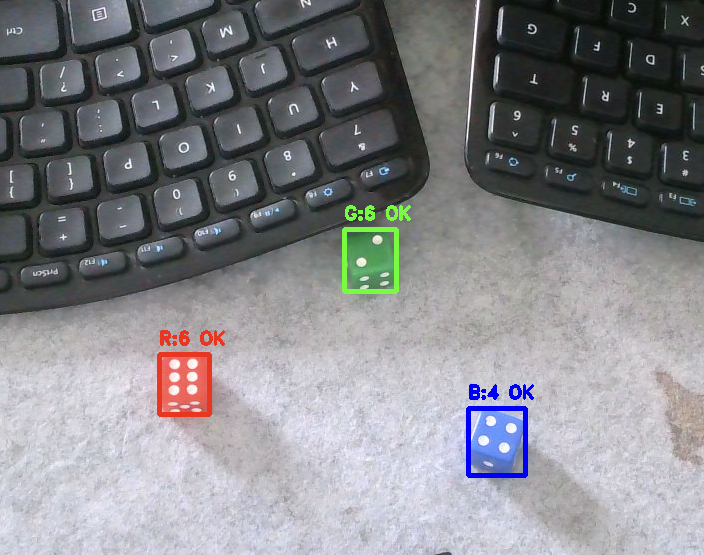
#> input picture sample image.png, 704 x 555 px, given in place of the camera
$ python detector.py
#> lines starting #> are read from the running program, lines starting #| are printed output that depends on the picture; after the words box and inside, x2 and y2 are one past the last pixel; in counts of white or black regions, pixels touching at a corner belong together
#> in main, frame is the input picture: shape (555, 704, 3); mean B, G, R 136.5, 132.6, 132
import cv2
import numpy as np
import argparse
from collections import deque
from dice_logic import calculate_index, calculate_final

# ==============================
# 1. Core Architecture
# ==============================

# ==============================
# 2. Real-Time Settings (Trackbars)
# ==============================
def nothing(x): pass

def setup_settings_window():
    cv2.namedWindow("Settings", cv2.WINDOW_NORMAL)
    cv2.resizeWindow("Settings", 450, 650)

    # Saturation is key to ignoring the grey speaker/table
    cv2.createTrackbar("Sat Min", "Settings", 130, 255, nothing)
    cv2.createTrackbar("Val Min", "Settings", 60, 255, nothing)

    # Hues - Tighter ranges to prevent color bleeding
    cv2.createTrackbar("Red Range", "Settings", 10, 20, nothing)   # ± from 0/180
    cv2.createTrackbar("Green Hue", "Settings", 75, 180, nothing)  # Leafy green center
    cv2.createTrackbar("Blue Hue", "Settings", 110, 180, nothing)  # Blue center

    # Pip/Detection Settings
    cv2.createTrackbar("Pip Circ", "Settings", 65, 100, nothing)
    cv2.createTrackbar("Face Focus", "Settings", 75, 100, nothing)
    cv2.createTrackbar("Area Min", "Settings", 1000, 5000, nothing)
    cv2.createTrackbar("WB Multi x10", "Settings", 11, 30, nothing)

    # Logic Settings
    cv2.createTrackbar("Top Number", "Settings", 35, 100, nothing)

def get_settings():
    return {
        "sat_min": cv2.getTrackbarPos("Sat Min", "Settings"),
        "val_min": cv2.getTrackbarPos("Val Min", "Settings"),
        "red_range": cv2.getTrackbarPos("Red Range", "Settings"),
        "green_h": cv2.getTrackbarPos("Green Hue", "Settings"),
        "blue_h": cv2.getTrackbarPos("Blue Hue", "Settings"),
        "circularity": cv2.getTrackbarPos("Pip Circ", "Settings") / 100.0,
        "face_focus": cv2.getTrackbarPos("Face Focus", "Settings") / 100.0,
        "area_min": cv2.getTrackbarPos("Area Min", "Settings"),
        "wb_multi": cv2.getTrackbarPos("WB Multi x10", "Settings") / 10.0,
        "top_number": cv2.getTrackbarPos("Top Number", "Settings")
    }

# ==============================
# 3. The Processing Pipeline
# ==============================

def apply_white_balance(frame, multiplier):
#> called with multiplier = 1.1
    lab = cv2.cvtColor(frame, cv2.COLOR_BGR2LAB).astype(np.float32)
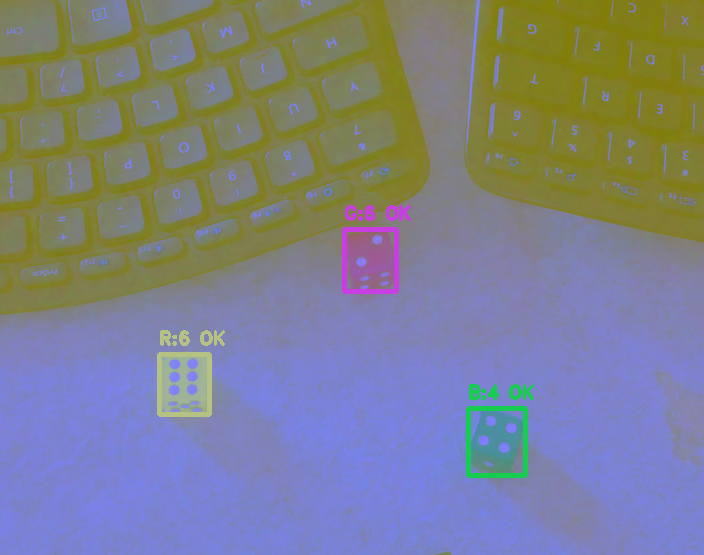
#> lab: shape (555, 704, 3) float32; mean B, G, R 138.7, 128.5, 126.1
    avg_a, avg_b = np.average(lab[:, :, 1]), np.average(lab[:, :, 2])
#> avg_a = 128.8; avg_b = 126.2
    l_mask = lab[:, :, 0] / 255.0
    lab[:, :, 1] -= (avg_a - 128) * l_mask * multiplier
    lab[:, :, 2] -= (avg_b - 128) * l_mask * multiplier
    return cv2.cvtColor(np.clip(lab, 0, 255).astype(np.uint8), cv2.COLOR_LAB2BGR)

# 3.A. Color Masking
def build_mask(hsv, color_name, s):
    sat_min = s["sat_min"]
    val_min = s["val_min"]

    if color_name == "Red":
        # Red spans both ends of HSV
        r_range = s["red_range"]
        mask1 = cv2.inRange(hsv, np.array([0, sat_min, val_min]), np.array([r_range, 255, 255]))
        mask2 = cv2.inRange(hsv, np.array([180 - r_range, sat_min, val_min]), np.array([180, 255, 255]))
        mask = cv2.bitwise_or(mask1, mask2)
    elif color_name == "Green":
        h = s["green_h"]
        mask = cv2.inRange(hsv, np.array([max(0, h-15), sat_min, val_min]), np.array([min(180, h+15), 255, 255]))
    else: # Blue
        h = s["blue_h"]
        mask = cv2.inRange(hsv, np.array([max(0, h-15), sat_min, val_min]), np.array([min(180, h+15), 255, 255]))

    # Cleaner morphology to avoid merging noise into "blobs"
    kernel = cv2.getStructuringElement(cv2.MORPH_ELLIPSE, (5, 5))
    mask = cv2.morphologyEx(mask, cv2.MORPH_CLOSE, kernel, iterations=1)
    mask = cv2.morphologyEx(mask, cv2.MORPH_OPEN, kernel, iterations=1)
    return mask

# 3.C. Pip Counting
def count_pips(roi_gray, min_circ, face_focus, debug=False):
    if roi_gray is None or roi_gray.size < 100: return 0, None
    blur = cv2.GaussianBlur(roi_gray, (5, 5), 0)
    _, thresh = cv2.threshold(blur, 0, 255, cv2.THRESH_BINARY + cv2.THRESH_OTSU)
    if np.count_nonzero(thresh) / thresh.size > 0.5: thresh = cv2.bitwise_not(thresh)

    contours, _ = cv2.findContours(thresh, cv2.RETR_EXTERNAL, cv2.CHAIN_APPROX_SIMPLE)
    pip_count = 0
    h, w = roi_gray.shape
    center_x, center_y = w // 2, h // 2
    max_dist = min(w, h) * 0.5 * face_focus

    debug_img = cv2.cvtColor(roi_gray, cv2.COLOR_GRAY2BGR) if debug else None

    for cnt in contours:
        area = cv2.contourArea(cnt)
        if (w*h*0.005) < area < (w*h*0.1):
            M = cv2.moments(cnt)
            if M["m00"] == 0: continue
            cx, cy = int(M["m10"] / M["m00"]), int(M["m01"] / M["m00"])
            if np.sqrt((cx-center_x)**2 + (cy-center_y)**2) < max_dist:
                peri = cv2.arcLength(cnt, True)
                if peri > 0 and (4 * np.pi * (area / (peri * peri))) > min_circ:
                    pip_count += 1
                    if debug: cv2.drawContours(debug_img, [cnt], -1, (0, 255, 255), 1)

    return min(pip_count, 6), debug_img

# 3.D. Stability Tracking
class StabilityTracker:
    def __init__(self, required=10):
        self.required = required
        self.history = {}
    def update(self, name, val):
        if name not in self.history: self.history[name] = deque(maxlen=self.required)
        self.history[name].append(val)
        if len(self.history[name]) == self.required and len(set(self.history[name])) == 1:
            return self.history[name][0]
        return None
    def clear(self, name): self.history.pop(name, None)

def main(camera_id=0):
    cap = cv2.VideoCapture(camera_id)
    if not cap.isOpened():
        print(f"Error: Could not open camera {camera_id}")
        return

    setup_settings_window()
    tracker = StabilityTracker(required=10)
    confirmed = {}
    debug_mode = False

    while True:
        ret, frame = cap.read()
        if not ret: break

        s = get_settings()
        corrected = apply_white_balance(frame, s["wb_multi"])
        hsv = cv2.cvtColor(corrected, cv2.COLOR_BGR2HSV)
#> hsv: shape (555, 704, 3); mean H, S, V 87.2, 26.9, 140
        gray = cv2.cvtColor(corrected, cv2.COLOR_BGR2GRAY)

        current_frame_results = {}

        if debug_mode:
            m_r = cv2.cvtColor(build_mask(hsv, "Red", s), cv2.COLOR_GRAY2BGR)
            m_g = cv2.cvtColor(build_mask(hsv, "Green", s), cv2.COLOR_GRAY2BGR)
            m_b = cv2.cvtColor(build_mask(hsv, "Blue", s), cv2.COLOR_GRAY2BGR)
            cv2.imshow("MASK DEBUG (R-G-B)", np.vstack([m_r, m_g, m_b]))

        for color in ["Red", "Green", "Blue"]:
            mask = build_mask(hsv, color, s)

            # 3.B. Dice Localization
            contours, _ = cv2.findContours(mask, cv2.RETR_EXTERNAL, cv2.CHAIN_APPROX_SIMPLE)

            best_die = None
            max_area = 0
            for cnt in contours:
                area = cv2.contourArea(cnt)
                if s["area_min"] < area < 15000:
                    x, y, w, h = cv2.boundingRect(cnt)
                    if 0.7 < (w/h) < 1.4: # Stricter squareness
                        if area > max_area:
                            max_area = area
                            best_die = (x, y, w, h)

            if best_die:
                x, y, w, h = best_die
                y1, y2 = max(0, y-5), min(frame.shape[0], y+h+5)
                x1, x2 = max(0, x-5), min(frame.shape[1], x+w+5)
                roi = gray[y1:y2, x1:x2]

                pips, dbg_img = count_pips(roi, s["circularity"], s["face_focus"], debug_mode)

                if pips > 0:
                    stable = tracker.update(color, pips)
                    if stable: confirmed[color] = stable
                    current_frame_results[color] = {"val": confirmed.get(color, pips), "box": best_die}

                    if debug_mode and dbg_img is not None:
                        dh, dw = dbg_img.shape[:2]
                        dy, dx = y1, x1
                        dh, dw = min(dh, frame.shape[0]-dy), min(dw, frame.shape[1]-dx)
                        frame[dy:dy+dh, dx:dx+dw] = dbg_img[:dh, :dw]
                else: tracker.clear(color)
            else:
                tracker.clear(color)
                confirmed.pop(color, None)
#> this loop made 3 passes
#> pips on passes 1, 3: 6, 0
#> pass 1, in build_mask, `mask1 = cv2.inRange(hsv, np.array([0, sat_min, val_min]), np.array([r_..`:
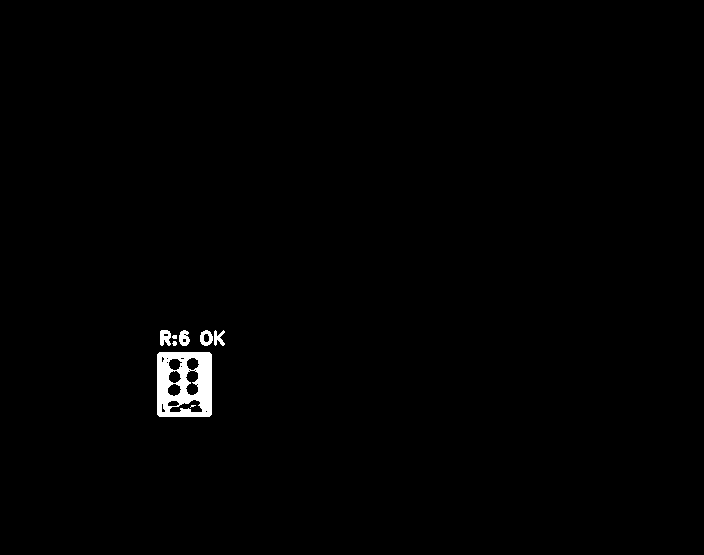
#> mask1: shape (555, 704); 0.82% white; 8 white regions (3 under 20 px), largest, box (x1, y1, x2, y2) and area: (157, 352, 212, 417) 2648, (160, 330, 171, 346) 138, (200, 330, 213, 346) 128, (179, 330, 190, 346) 124, (214, 330, 225, 346) 104
#> pass 1, in build_mask, `mask2 = cv2.inRange(hsv, np.array([180 - r_range, sat_min, val_min]), ..`:
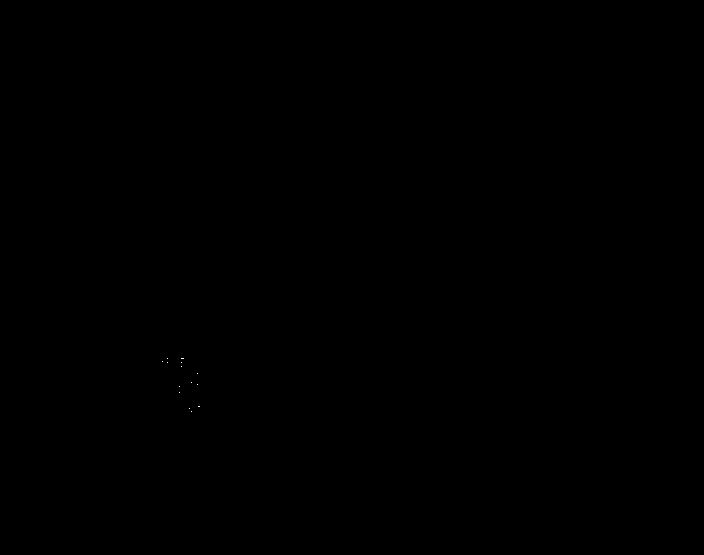
#> mask2: shape (555, 704); 0% white in thin lines or dots, all inside (x1, y1, x2, y2) = (162, 358, 200, 412)
#> after the loop:
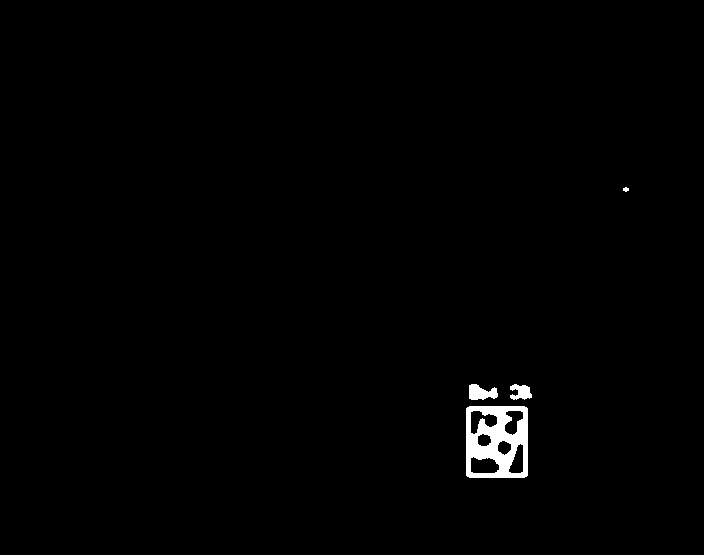
#> mask: shape (555, 704); 0.91% white; 4 white regions, box (x1, y1, x2, y2) and area: (466, 406, 528, 478) 2974, (469, 384, 498, 400) 324, (510, 384, 532, 400) 239, (623, 187, 629, 192) 22
#> after the loop:
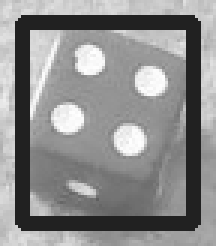
#> roi: shape (82, 72) (shown 3 times larger); min 33, max 255, mean 140.2
#> after the loop, confirmed = 0 items; current_frame_results = 1 item

        # UI Rendering
        bgr_map = {"Red": (0,0,255), "Green": (0,255,0), "Blue": (255,0,0)}
        for color, bgr in bgr_map.items():
            if color in current_frame_results:
                res = current_frame_results[color]
                x, y, w, h = res["box"]
                thick = 3 if color in confirmed else 1
                cv2.rectangle(frame, (x, y), (x+w, y+h), bgr, thick)
                label = f"{color[0]}:{res['val']}" + (" OK" if color in confirmed else "...")
                cv2.putText(frame, label, (x, y-10), 2, 0.6, bgr, 2)
#> this loop made 3 passes
#> (res, x, y, w, h, thick, label) on pass 1: ({'val': 6, 'box': (157, 352, 55, 65)}, 157, 352, 55, 65, 1, 'R:6...')
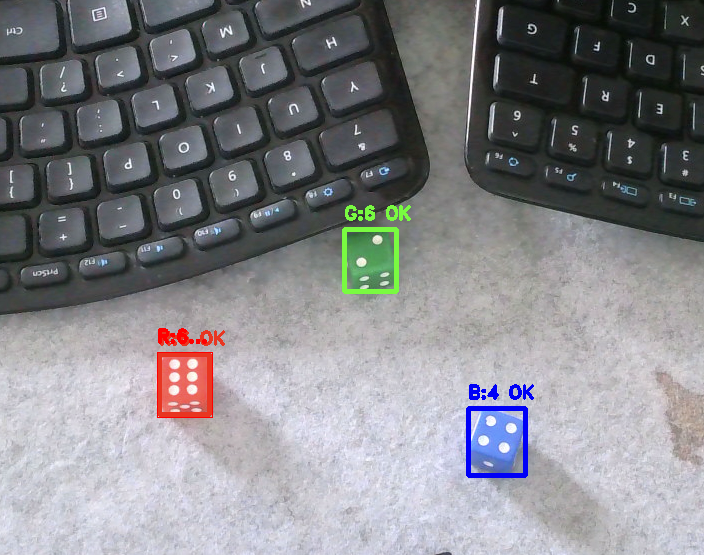
#> frame: shape (555, 704, 3); 0.15% of pixels changed, all inside (x1, y1, x2, y2) = (157, 328, 213, 418)

        # 4. Formulas & Results
        if len(confirmed) == 3:
            idx = calculate_index(confirmed["Red"], confirmed["Green"], confirmed["Blue"])
            final = calculate_final(idx, s["top_number"])
            cv2.rectangle(frame, (10, 10), (320, 110), (0,0,0), -1)
            cv2.putText(frame, f"INDEX: {idx}", (20, 45), 2, 0.8, (255, 255, 255), 2)
            cv2.putText(frame, f"FINAL: {final}", (20, 90), 2, 0.8, (0, 255, 255), 2)
        else:
            cv2.putText(frame, "Stabilizing...", (10, 30), 2, 0.6, (0,0,255), 1)
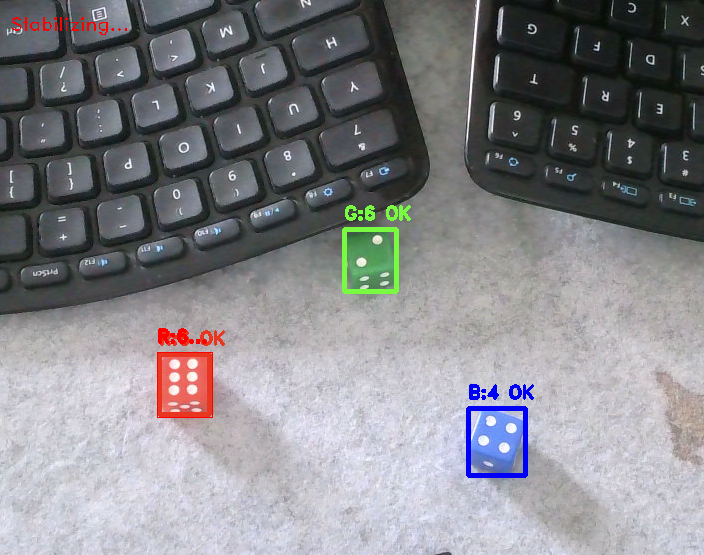
#> frame: shape (555, 704, 3); 0.11% of pixels changed, all inside (x1, y1, x2, y2) = (12, 17, 127, 35)

        cv2.imshow("Dice Detector Pro", frame)

        # 5. Keyboard Shortcuts
        key = cv2.waitKey(1) & 0xFF
#> (key q is pressed here)
        if key == ord('q'): break
        if key == ord('d'): debug_mode = not debug_mode
        if key == ord('r'):
            confirmed.clear()
            for k in tracker.history: tracker.history[k].clear()

    cap.release()
    cv2.destroyAllWindows()

if __name__ == "__main__":
    parser = argparse.ArgumentParser(description="Dice Detector Pro")
    parser.add_argument("--camera", type=str, default="0", help="Camera index or URL (default: 0)")
    args = parser.parse_args()

    # Try to convert to int if it's a digit
    camera_param = args.camera
    if camera_param.isdigit():
        camera_param = int(camera_param)

    main(camera_param)
